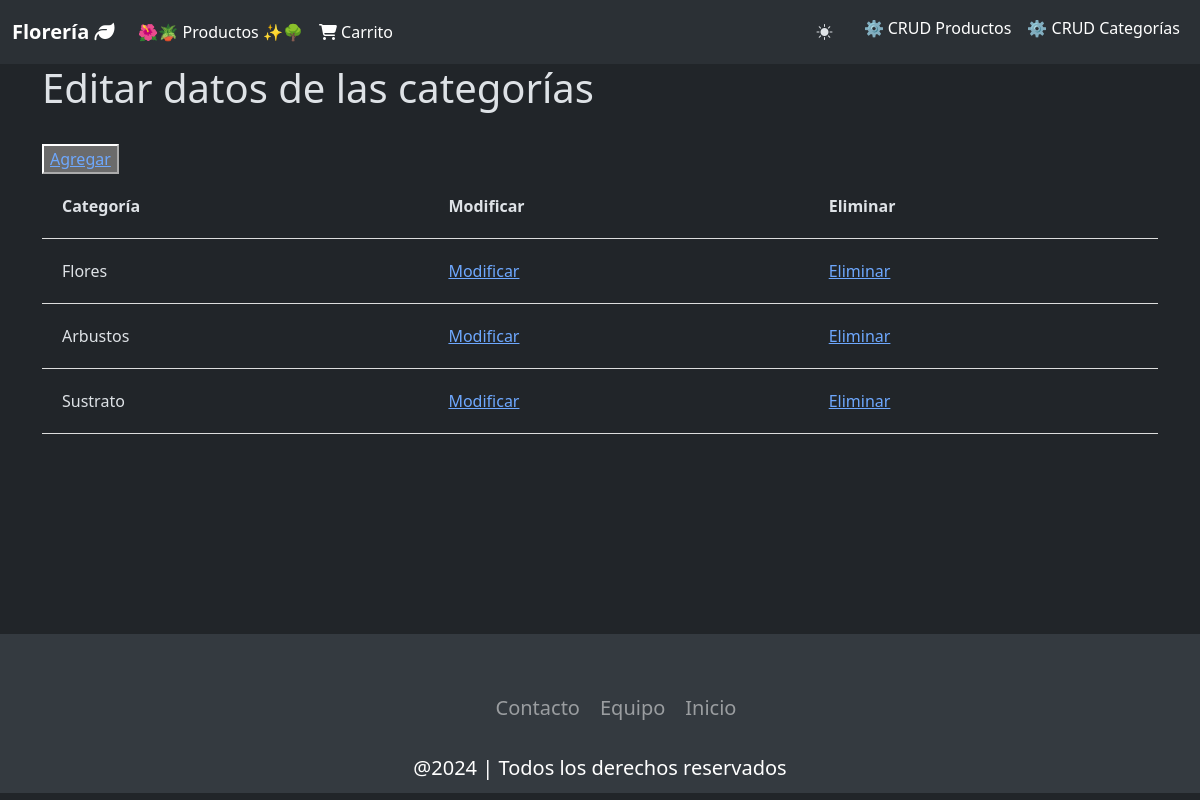
The page /tienda/crud_categorias on the database as committed earlier.
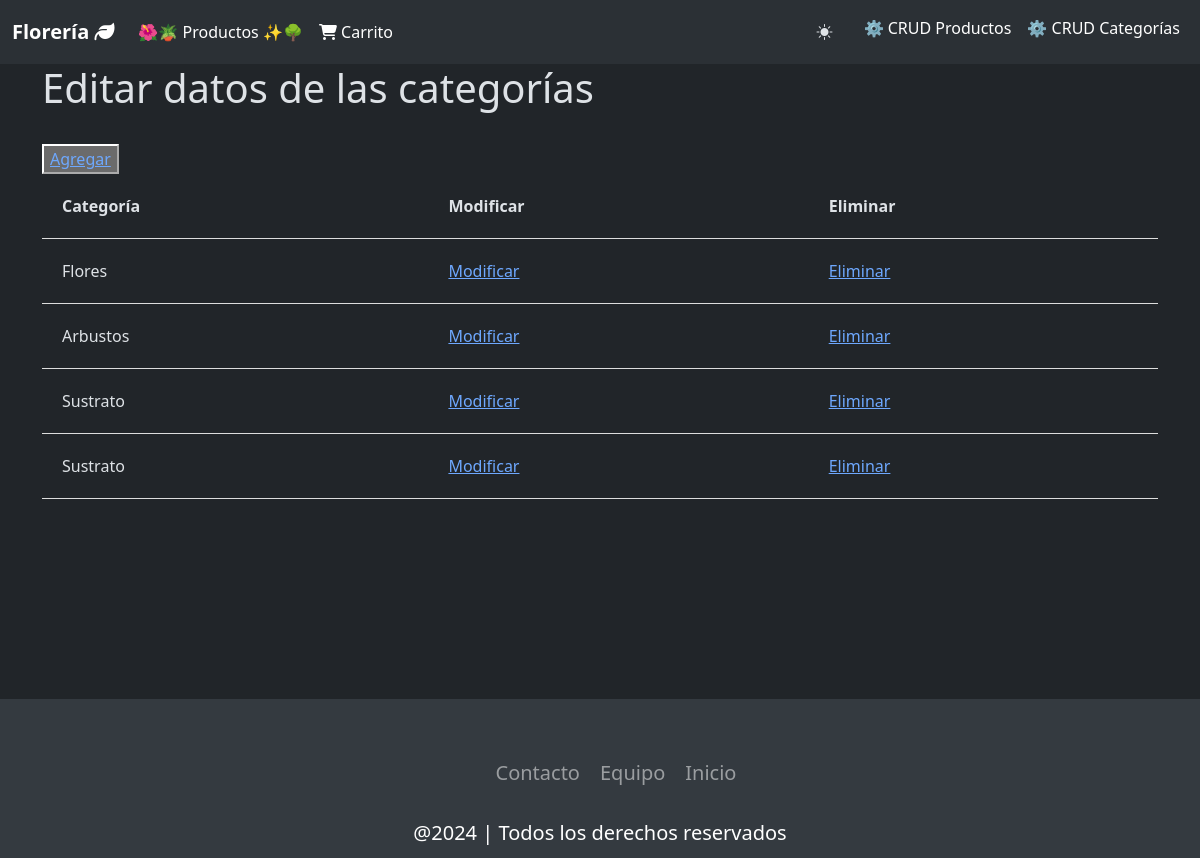
The same page on the database as committed later.
### tienda/models.py (models this page shows, shortened)
class Categoria(models.Model):
    id_categoria = models.AutoField(db_column='idCategoria', primary_key=True)
    categoria = models.CharField(max_length=20, blank=False, null=False)

### tienda/views.py (the view)
# urls.py: path('crud_categorias', views.crud_categorias, name='crud_categorias'),
def crud_categorias(request):
    categorias = Categoria.objects.all()
    context = {'categorias': categorias}
    return render(request, 'tienda/categorias_list.html', context)

### tienda/templates/tienda/categorias_list.html (shortened to what this page needs)
{% load static %}
<!DOCTYPE html>
<html lang="en">
<head>
  <link href="https://cdn.jsdelivr.net/npm/bootstrap@5.3.3/dist/css/bootstrap.min.css" rel="stylesheet"
>
  <link rel="stylesheet" href="https://cdn.jsdelivr.net/npm/bootstrap-icons@1.11.3/font/bootstrap-icons.min.css">
  <link rel="stylesheet" href="{% static 'tienda/css/estilos.css' %}">
</head>
<body data-bs-theme="dark">
  <div id="navegacion">
    <nav class="navbar navbar-expand-lg bg-body-tertiary" id="navbarPrincipal">
      <div class="container-fluid d-flex flex-row">
        <a class="navbar-brand" href="{% url 'inicio' %}">Florería <i class="fa-solid fa-leaf"></i></a>
        <div class="collapse navbar-collapse" id="navbarNavAltMarkup">
          <div class="navbar-nav">
            <a class="nav-link active" aria-current="page" href="{% url 'productos_list' %}" id="link-maceteros">🌺🪴 Productos ✨🌳</a>
            <a class="nav-link active" href="#" id="link-carrito"><i class="fa-solid fa-cart-shopping"></i> Carrito</a>
        </div>
        <div class="navbar-nav ms-auto">
          <button type="button" class="btn btn-navbar" id="btn-tema"><i class="bi bi-brightness-high-fill" id="toggler-tema"></i></button>
          <a class="nav-link active" href="{% url 'productos_list' %}">⚙️ CRUD Productos</a>
          <a class="nav-link active" href="{% url 'crud_categorias' %}">⚙️ CRUD Categorías</a>
        </div>
      </div>
    </nav>
  </div>
  <div class="container-extend-lg" id="contenido">
    <div class="container">
      <h1>Editar datos de las categorías</h1>
      <br>
      <button type="button">
        <a href="{% url 'categoriasAdd' %}"> Agregar </a>
      </button>
      <table>
        {% if categorias %}
          <th>Categoría</th>
          <th>Modificar</th>
          <th>Eliminar</th>
          {% for x in categorias %}
            <tr>
              <td>{{x.categoria}}</td>
              <td><a href="{% url 'categorias_edit' pk=x.id_categoria %}">Modificar</a></td>
              <td><a href="{% url 'categorias_del' pk=x.id_categoria %}">Eliminar</a></td>
            </tr>
          {% endfor %}
        {% endif %}
      </table>
    </div>
  <div id="footer" style="margin-top: 200px;">
    <footer class="footer">
      <ul class="social-icon">
        <li class="icon-elem">
        </li>
        <li class="icon-elem">
        </li>
        <li class="icon-elem">
        </li>
      </ul>
      <ul class="menu">
        <li class="menu-elem">
          <a href="https://github.com/Lala-Banana/Prueba-2-Progra-Web" class="menu-icon">Contacto</a>
        </li>
        <li class="menu-elem">
          <a href="https://github.com/Lala-Banana/Prueba-2-Progra-Web" class="menu-icon">Equipo</a>
        </li>
        <li class="menu-elem">
          <a href="indice.html" class="menu-icon">Inicio</a>
        </li>
      </ul>
      <p class="text-footer">@2024 | Todos los derechos reservados</p>
    </footer>
  </div>
</body>
</html>

Rows that differ between the two databases and show on the page:
added Categoria: categoria "Sustrato"
